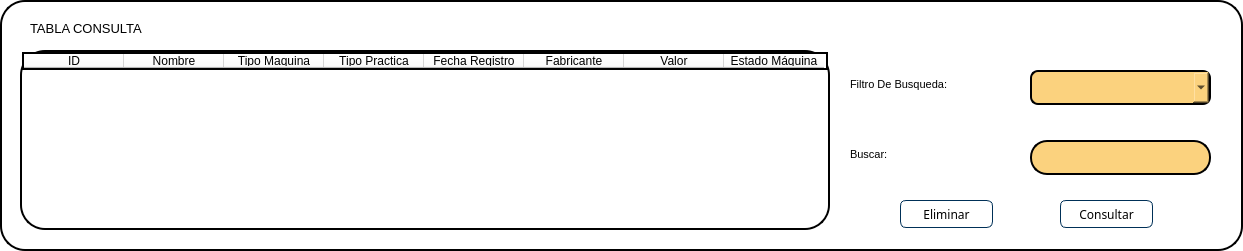
    <widget class="QWidget" name="widget_2" native="true">
     <property name="geometry">
      <rect>
       <x>0</x>
       <y>470</y>
       <width>1243</width>
       <height>251</height>
      </rect>
     </property>
     <property name="styleSheet">
      <string notr="true">QWidget{
border: 2px solid;
border-radius: 25px;
background: #ffffff;
}
QLineEdit{
Border: 2px solid black;
border-radius: 17px;
Background: #FBD27E;
}
QPushButton{
Background-color:rgb(255, 255, 255);
border: 1px solid #003057;
border-radius: 6px;
}</string>
     </property>
     <widget class="QLabel" name="label_16">
      <property name="geometry">
       <rect>
        <x>30</x>
        <y>20</y>
        <width>151</width>
        <height>16</height>
       </rect>
      </property>
      <property name="font">
       <font>
        <family>Arial</family>
        <pointsize>10</pointsize>
       </font>
      </property>
      <property name="styleSheet">
       <string notr="true">QLabel{
border: white;
}</string>
      </property>
      <property name="text">
       <string>TABLA CONSULTA</string>
      </property>
     </widget>
     <widget class="QPushButton" name="pushButton_16">
      <property name="geometry">
       <rect>
        <x>1290</x>
        <y>210</y>
        <width>101</width>
        <height>31</height>
       </rect>
      </property>
      <property name="mouseTracking">
       <bool>false</bool>
      </property>
      <property name="text">
       <string/>
      </property>
      <property name="icon">
       <iconset>
        <normaloff>:/Icon/Componente 29 – 6.png</normaloff>:/Icon/Componente 29 – 6.png</iconset>
      </property>
      <property name="iconSize">
       <size>
        <width>100</width>
        <height>31</height>
       </size>
      </property>
      <property name="autoDefault">
       <bool>false</bool>
      </property>
      <property name="default">
       <bool>false</bool>
      </property>
     </widget>
     <widget class="QPushButton" name="pushButton_17">
      <property name="geometry">
       <rect>
        <x>1410</x>
        <y>210</y>
        <width>101</width>
        <height>31</height>
       </rect>
      </property>
      <property name="mouseTracking">
       <bool>false</bool>
      </property>
      <property name="text">
       <string/>
      </property>
      <property name="icon">
       <iconset>
        <normaloff>:/Icon/Componente 28 – 6.png</normaloff>:/Icon/Componente 28 – 6.png</iconset>
      </property>
      <property name="iconSize">
       <size>
        <width>101</width>
        <height>35</height>
       </size>
      </property>
      <property name="autoDefault">
       <bool>false</bool>
      </property>
      <property name="default">
       <bool>false</bool>
      </property>
     </widget>
     <widget class="QLabel" name="label_22">
      <property name="geometry">
       <rect>
        <x>850</x>
        <y>70</y>
        <width>115</width>
        <height>28</height>
       </rect>
      </property>
      <property name="font">
       <font>
        <family>Arial</family>
        <pointsize>8</pointsize>
       </font>
      </property>
      <property name="styleSheet">
       <string notr="true">QLabel{
border: white;
}</string>
      </property>
      <property name="text">
       <string>Filtro De Busqueda:</string>
      </property>
     </widget>
     <widget class="QComboBox" name="comboBox_4">
      <property name="geometry">
       <rect>
        <x>1030</x>
        <y>70</y>
        <width>181</width>
        <height>35</height>
       </rect>
      </property>
      <property name="minimumSize">
       <size>
        <width>181</width>
        <height>35</height>
       </size>
      </property>
      <property name="font">
       <font>
        <family>Arial</family>
        <stylestrategy>PreferDefault</stylestrategy>
       </font>
      </property>
      <property name="styleSheet">
       <string notr="true">QComboBox{
Border: 2px solid black;
Border-radius: 8px;
background:#FBD27E;
}</string>
      </property>
      <property name="insertPolicy">
       <enum>QComboBox::InsertAtBottom</enum>
      </property>
      <property name="sizeAdjustPolicy">
       <enum>QComboBox::AdjustToContents</enum>
      </property>
      <property name="frame">
       <bool>false</bool>
      </property>
     </widget>
     <widget class="QLabel" name="label_23">
      <property name="geometry">
       <rect>
        <x>850</x>
        <y>140</y>
        <width>45</width>
        <height>28</height>
       </rect>
      </property>
      <property name="font">
       <font>
        <family>Arial</family>
        <pointsize>8</pointsize>
       </font>
      </property>
      <property name="styleSheet">
       <string notr="true">QLabel{
border: white;
}</string>
      </property>
      <property name="text">
       <string>Buscar:</string>
      </property>
     </widget>
     <widget class="QLineEdit" name="lineEdit_11">
      <property name="geometry">
       <rect>
        <x>1030</x>
        <y>140</y>
        <width>181</width>
        <height>35</height>
       </rect>
      </property>
      <property name="minimumSize">
       <size>
        <width>0</width>
        <height>35</height>
       </size>
      </property>
      <property name="font">
       <font>
        <family>Arial</family>
       </font>
      </property>
      <property name="styleSheet">
       <string notr="true"/>
      </property>
     </widget>
     <widget class="QPushButton" name="pushButton_3">
      <property name="geometry">
       <rect>
        <x>900</x>
        <y>200</y>
        <width>93</width>
        <height>28</height>
       </rect>
      </property>
      <property name="font">
       <font>
        <family>Montserrat</family>
       </font>
      </property>
      <property name="text">
       <string>Eliminar</string>
      </property>
      <property name="icon">
       <iconset resource="resources.qrc">
        <normaloff>:/Icon/Recursos/Eliminar.png</normaloff>:/Icon/Recursos/Eliminar.png</iconset>
      </property>
     </widget>
     <widget class="QPushButton" name="pushButton_4">
      <property name="geometry">
       <rect>
        <x>1060</x>
        <y>200</y>
        <width>93</width>
        <height>28</height>
       </rect>
      </property>
      <property name="font">
       <font>
        <family>Montserrat</family>
       </font>
      </property>
      <property name="text">
       <string>Consultar</string>
      </property>
      <property name="icon">
       <iconset resource="resources.qrc">
        <normaloff>:/Icon/Recursos/Consultar.png</normaloff>:/Icon/Recursos/Consultar.png</iconset>
      </property>
     </widget>
     <widget class="QTableWidget" name="tableWidget_4">
      <property name="geometry">
       <rect>
        <x>20</x>
        <y>50</y>
        <width>810</width>
        <height>180</height>
       </rect>
      </property>
      <column>
       <property name="text">
        <string>ID</string>
       </property>
      </column>
      <column>
       <property name="text">
        <string>Nombre</string>
       </property>
      </column>
      <column>
       <property name="text">
        <string>Tipo Maquina</string>
       </property>
      </column>
      <column>
       <property name="text">
        <string>Tipo Practica</string>
       </property>
      </column>
      <column>
       <property name="text">
        <string>Fecha Registro</string>
       </property>
      </column>
      <column>
       <property name="text">
        <string>Fabricante</string>
       </property>
      </column>
      <column>
       <property name="text">
        <string>Valor</string>
       </property>
      </column>
      <column>
       <property name="text">
        <string>Estado Máquina</string>
       </property>
      </column>
     </widget>
    </widget>
